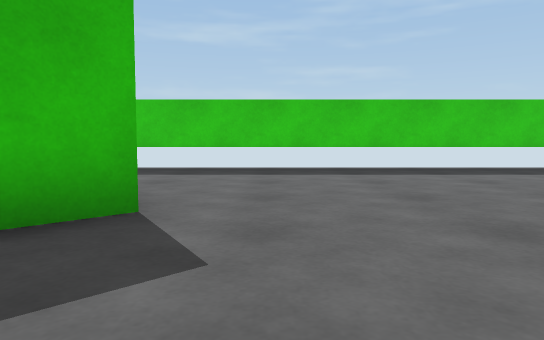
View 1 (above)

24 first-person views from a walk through a 3-D level made in the Unity game engine. The camera is 0.59 m above the floor, tilts 4° down and sees 70° across. The floor is counted in squares, 1 m on a side. Each view is taken from the middle of a square. On the plan, view 1 faces up. The plan holds only what a view shows up to about 10 squares ahead; the rest is blank.

View 2
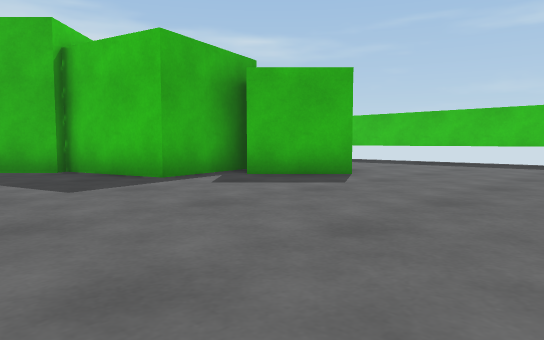

View 3
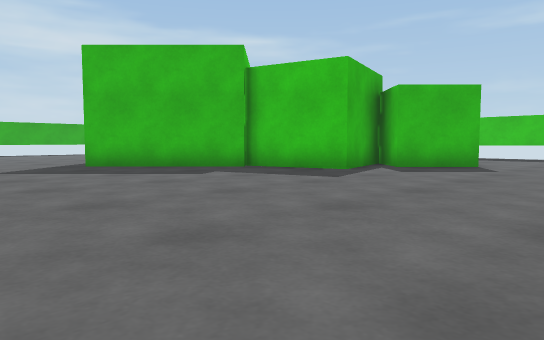

View 4
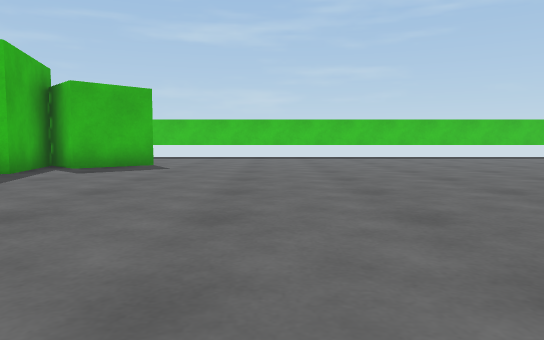

View 5
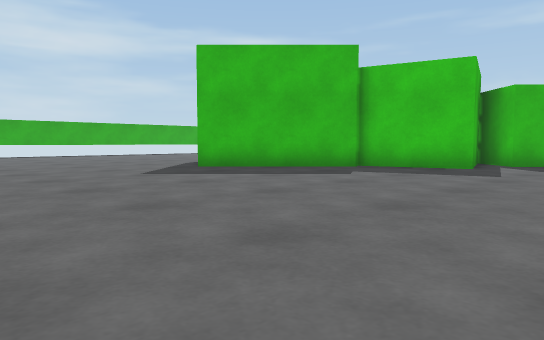

View 6
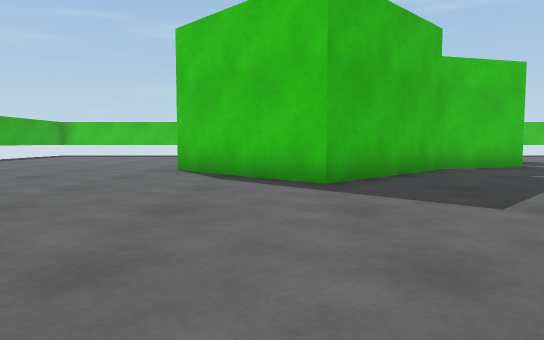

View 7
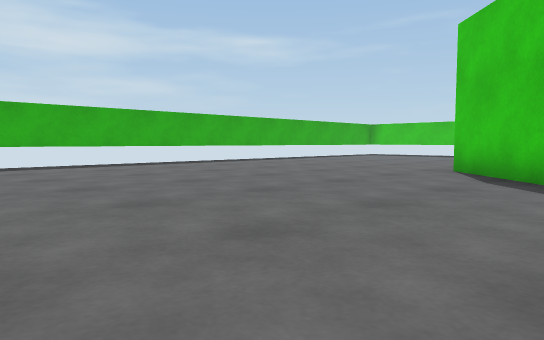

View 8
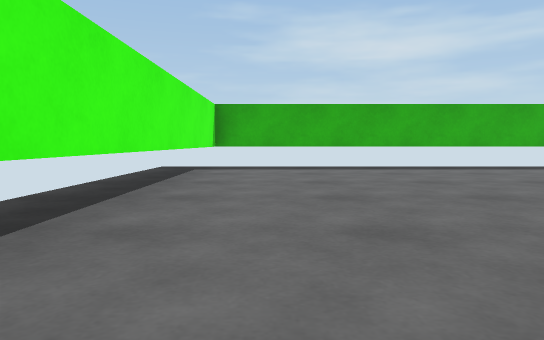

View 9
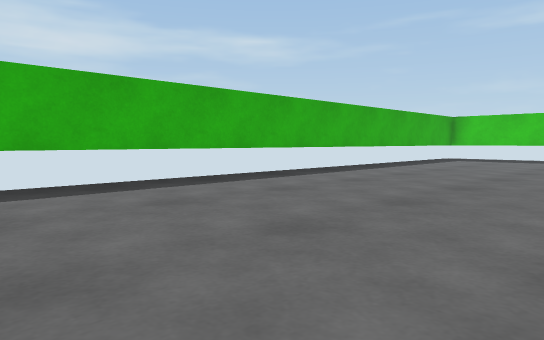

View 10
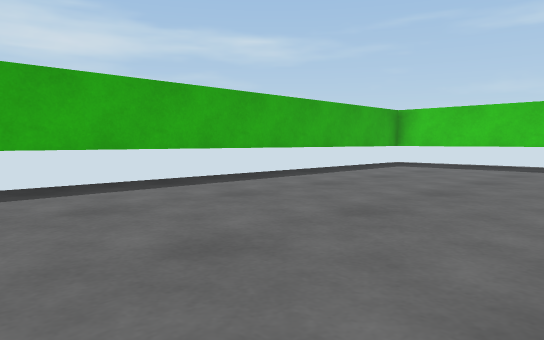

View 11
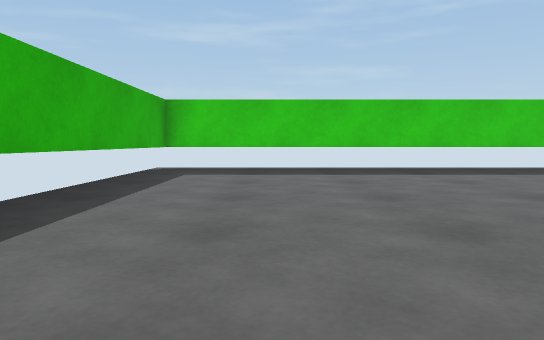

View 12
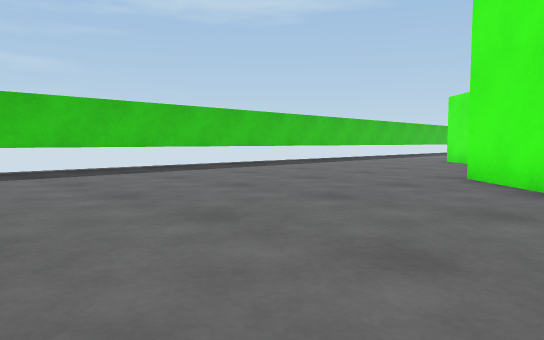

View 13
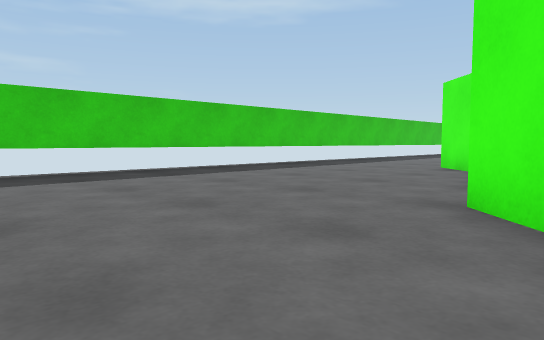

View 14
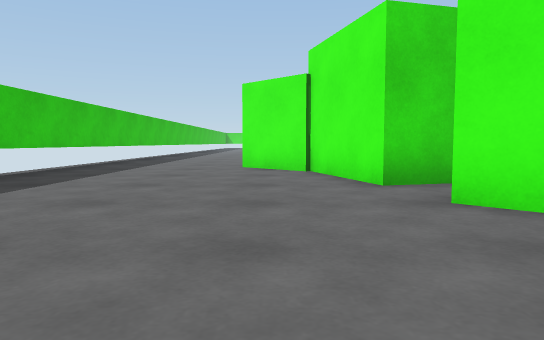

View 15
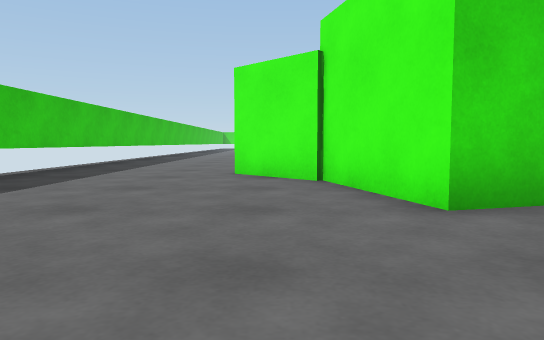

View 16
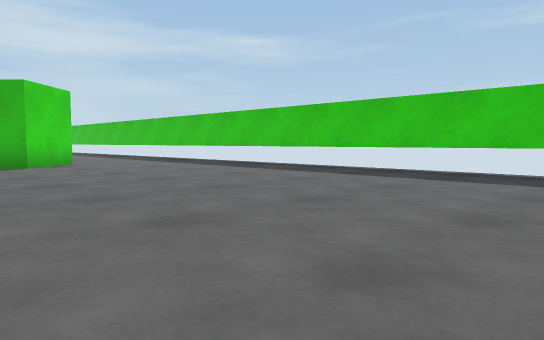

View 17
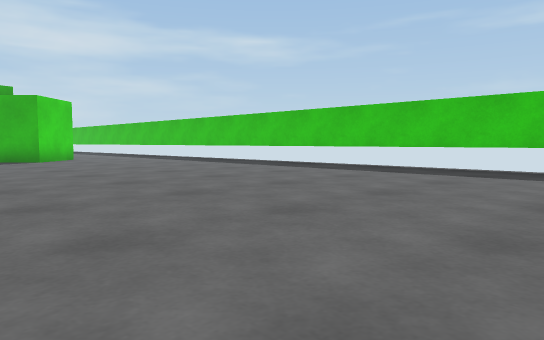

View 18
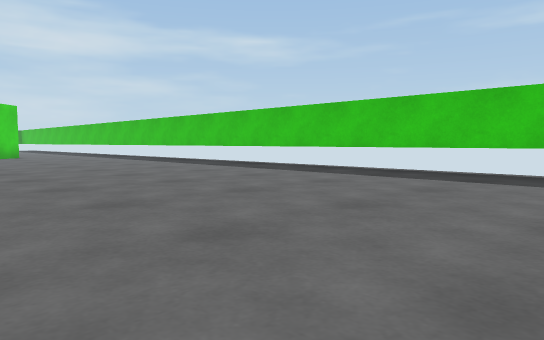

View 19
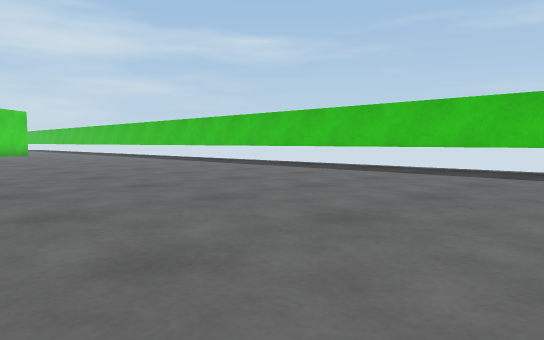

View 20
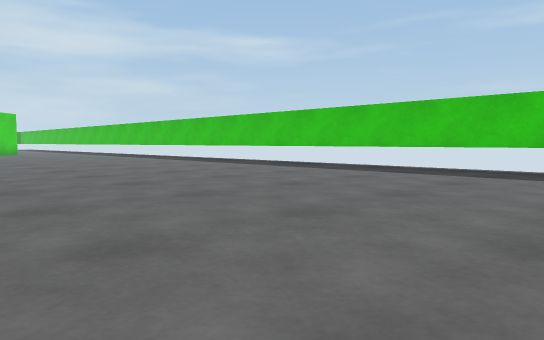

View 21
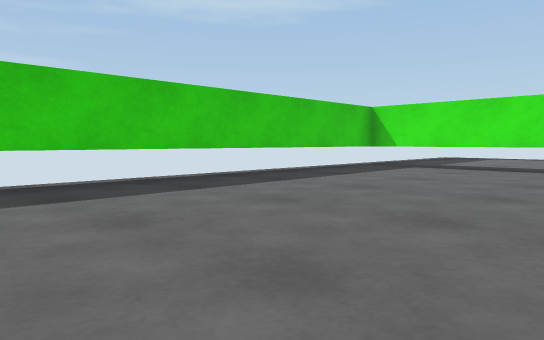

View 22
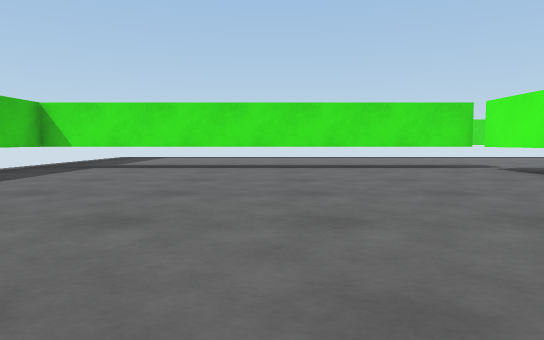

View 23
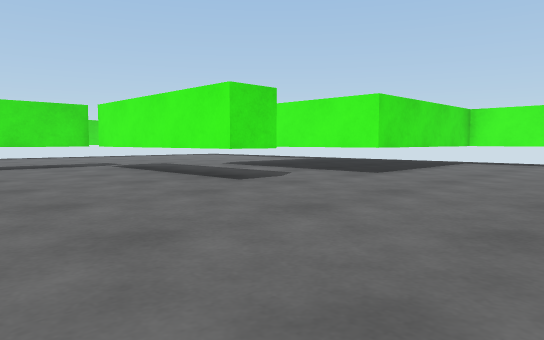

View 24
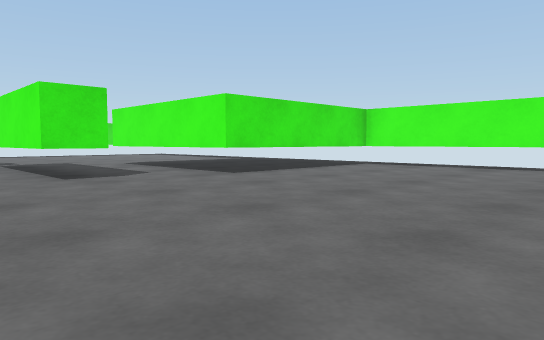

### Floor plan
Points are (right, up) in squares from view 1. A wall is a line through its corners. A room is listed if a view was taken in it or the views show most of it. See-through windows are left out.
Room 1 (views 1, 2, 3, 4, 5, 6, 7, 8, 9, 10, 11, 12, 13, 14, 15, 16, 17, 18, 19, 20, 21, 22, 23, 24)
walls: (-5.4, -0.6) (-8.2, -3.4) (-11.1, -0.6); (-6.4, 1.4) (-6.6, 2.5) (-3.7, 3.2) (-3, 0.3) (-5.6, -0.4); (-9.6, 0.9) (-8.2, 2.3); (13.6, -9.3) (16.9, -9.3); (18.6, -2.8) (18.6, -1.7) (23.8, -1.7) (23.8, 8.2) (-18.2, 8.2) (-18.2, -9.3) (-10.9, -9.3); (17.7, -8.5) (17.7, -4.5)
ways out: opening at (18.5, -3.5)
objects: other object (-3, 2) to (-2, 4)

Positions as (right, up) in squares from view 1, and headings:
1: (0, 0), facing up
2: (3, -3), facing up-left
3: (2, -7), facing up-left
4: (2, -7), facing up
5: (0, -9), facing up-left
6: (-9, -9), facing up
7: (-8, -9), facing up-left
8: (-9, -8), facing left
9: (-13, -6), facing up-left
10: (-13, -2), facing up-left
11: (-16, 0), facing up
12: (-15, 0), facing up-right
13: (-12, 1), facing up-right
14: (-12, 4), facing right
15: (-10, 4), facing right
16: (9, 1), facing up-left
17: (12, 0), facing up-left
18: (15, 1), facing up-left
19: (18, 0), facing up-left
20: (20, 0), facing up-left
21: (15, 3), facing up-right
22: (15, 3), facing right
23: (14, 2), facing down-right
24: (12, 0), facing down-right
